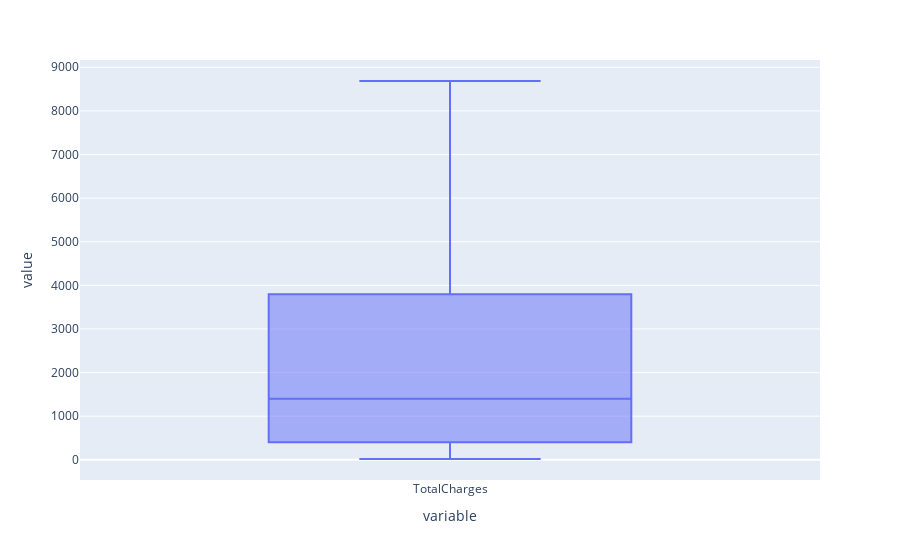

The notebook cell saved with this chart:
### Markdown cell above
##### Totalcharges column

### Code cell
px.box(dftele['TotalCharges'])

### Figure 1 — Plotly figure (JSON) as saved in the notebook; plotly's stock layout.template omitted (floating-point values rounded to 4 significant figures; data arrays with more than 128 entries replaced by an {"elided": "..."} marker saying what was removed)
{"data": [{"alignmentgroup": "True", "hovertemplate": "variable=%{x}<br>value=%{y}<extra></extra>", "legendgroup": "", "marker": {"color": "#636efa"}, "name": "", "notched": false, "offsetgroup": "", "orientation": "v", "showlegend": false, "type": "box", "x": {"elided": "7032 str values"}, "x0": " ", "xaxis": "x", "y": {"elided": "7032 float values"}, "y0": " ", "yaxis": "y"}], "layout": {"boxmode": "group", "legend": {"tracegroupgap": 0}, "margin": {"t": 60}, "xaxis": {"anchor": "y", "domain": [0, 1], "title": {"text": "variable"}}, "yaxis": {"anchor": "x", "domain": [0, 1], "title": {"text": "value"}}}}
